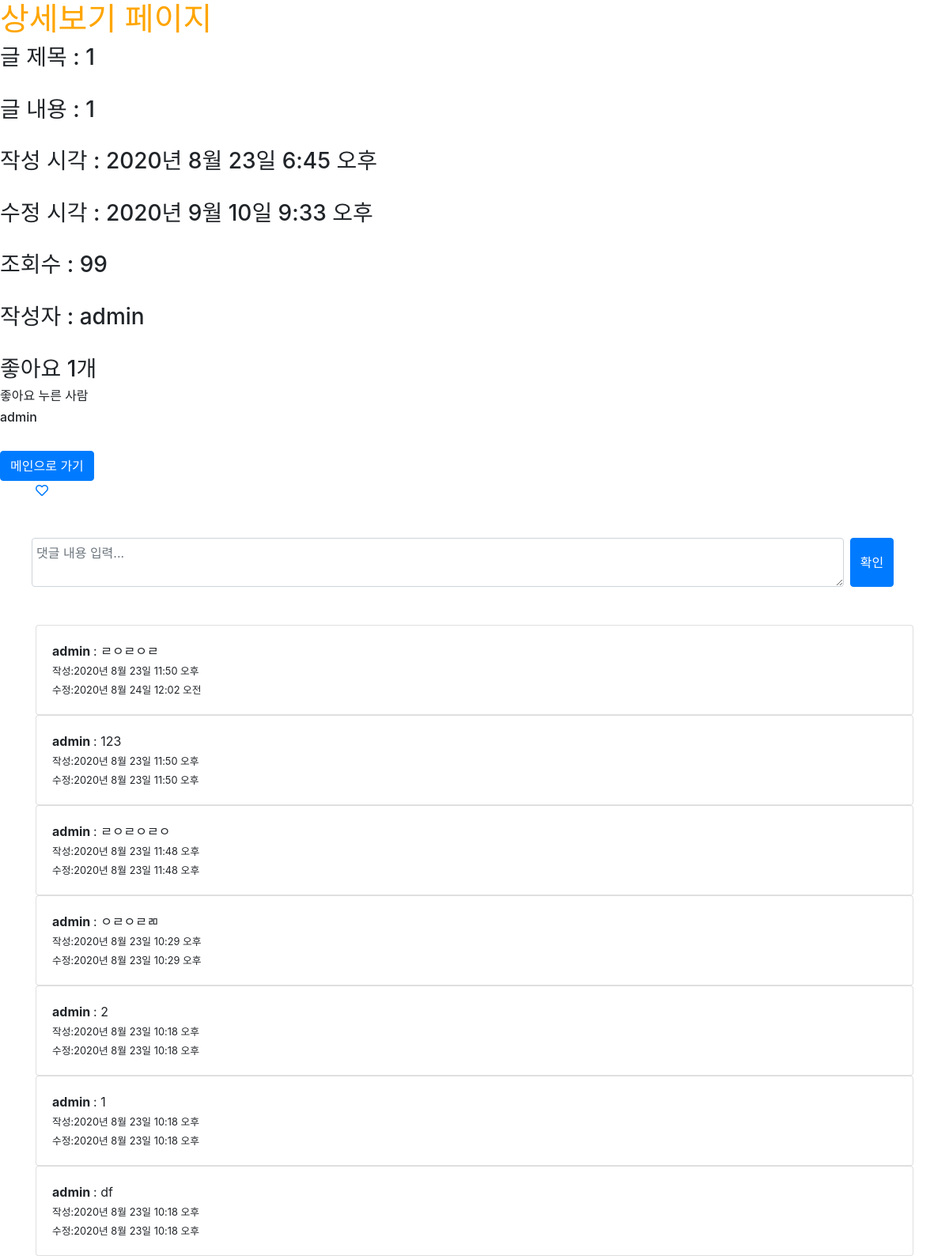
The app's page /posts/show/8 with its own data.
### posts/models.py (models this page shows)
class Post(models.Model):
    title = models.CharField(max_length=50, null=False)
    content = models.TextField()
    view_count = models.IntegerField(default=0)
    created_at = models.DateTimeField(auto_now_add=True)
    updated_at = models.DateTimeField(auto_now = True)
    image = models.ImageField(upload_to='images/', null=True)
    user = models.ForeignKey(User, on_delete = models.CASCADE, null=True)
    like_user_set = models.ManyToManyField(User, blank=True, related_name='like_user_set', through='Like')
    @property
    def like_count(self):
        return self.like_user_set.count()

class Comment(models.Model):
    content = models.TextField()
    created_at = models.DateTimeField(auto_now_add=True)
    updated_at = models.DateTimeField(auto_now = True)
    writer = models.ForeignKey(User, on_delete=models.CASCADE, null=True)
    post = models.ForeignKey(Post, on_delete = models.CASCADE, related_name='comments')

### posts/views.py (the view)
# urls.py: path('show/<int:id>', show, name="show"),
def show(request, id):
    post = Post.objects.get(pk=id)
    post.view_count += 1
    post.save()
    all_comments = post.comments.all().order_by('-created_at')
    return render(request, 'posts/show.html', {'post': post, 'comments':all_comments})

### posts/templates/posts/show.html (shortened to what this page needs)
{% extends 'base.html' %}
{% block content %}
    <h1>상세보기 페이지</h1>
    <h3>글 제목 : {{ post.title }} </h3><br>
    <h3>글 내용 : {{ post.content }} </h3><br>
    <h3>작성 시각 : {{ post.created_at }} </h3><br>
    <h3>수정 시각 : {{ post.updated_at }} </h3><br>
    <h3>조회수 : {{ post.view_count }} </h3><br>
    {% if post.user %}
        <h3> 작성자 : {{ post.user }}</h3><br>
    {% else %}
        <h3> 작성자 : 알수없음 </h3><br>
    {% endif %}
    <h3>좋아요 {{post.like_count}}개</h3>
    <h6>좋아요 누른 사람</h6>
    {% for like_user in post.like_user_set.all %}
        <h6>{{ like_user.username }} </h6>
    {% endfor %}
    <br>
    <a href="{% url 'posts:main' %}"  class="btn btn-primary"> 메인으로 가기 </a>
    <div class="container">
        <a href="{% url 'posts:post_like' post.id %}?redirect_to=show">
            {% if user in post.like_user_set.all %}
                <i class="fas fa-heart"></i>
            {% else %}
                <i class="far fa-heart"></i>
            {% endif %}
        </a>
    </div>
    <div class="container mt-5">
        <form class="form-row" action="{% url 'posts:create_comment' post.id %}" method="POST">
            <textarea class="form-control col-11 mr-2" name="content" placeholder="댓글 내용 입력..."></textarea>
            <input type="submit" class="btn btn-primary" value="확인">
        </form>
    </div>
    <div class="container mt-5">
        {% for comment in comments %}
        <div class="card">
            <div class="card-body">
                <b> {{comment.writer}} </b> : {{comment.content}}<br>
                <small>
                    작성:{{comment.created_at}}<br>
                    수정:{{comment.updated_at}}
                </small>
            </div>
        </div>
        {% endfor %}
    </div>
{% endblock %}

### secondproject/static/css/project.css (style rules this page uses)
h1 { color:orange; }

### records on screen
Post: title "1", content "1", created_at "2020년 8월 23일 6:45 오후", updated_at "2020년 9월 10일 9:33 오후", view_count "99", user "admin", like_count "1"
Comment: writer "admin", content "ㄹㅇㄹㅇㄹ", created_at "2020년 8월 23일 11:50 오후", updated_at "2020년 8월 24일 12:02 오전"
Comment: writer "admin", content "123", created_at "2020년 8월 23일 11:50 오후", updated_at "2020년 8월 23일 11:50 오후"
Comment: writer "admin", content "ㄹㅇㄹㅇㄹㅇ", created_at "2020년 8월 23일 11:48 오후", updated_at "2020년 8월 23일 11:48 오후"
Comment: writer "admin", content "ㅇㄹㅇㄹㄻ", created_at "2020년 8월 23일 10:29 오후", updated_at "2020년 8월 23일 10:29 오후"
Comment: writer "admin", content "2", created_at "2020년 8월 23일 10:18 오후", updated_at "2020년 8월 23일 10:18 오후"
Comment: writer "admin", content "1", created_at "2020년 8월 23일 10:18 오후", updated_at "2020년 8월 23일 10:18 오후"
Comment: writer "admin", content "df", created_at "2020년 8월 23일 10:18 오후", updated_at "2020년 8월 23일 10:18 오후"

### other values on screen
{{ like_user.username }} "admin"
